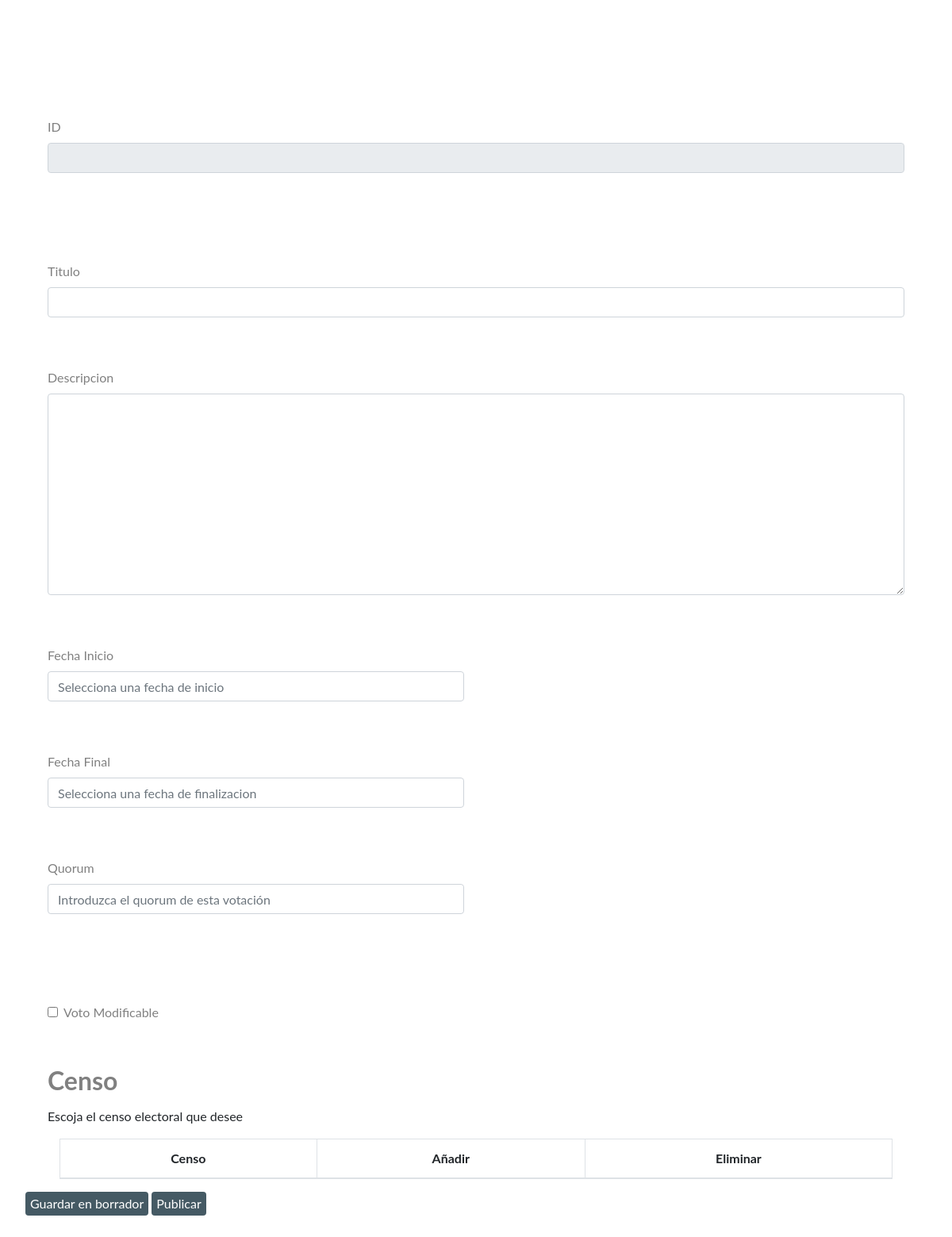
The page /index.php/secretario/modificarVotacion on the database as committed earlier.
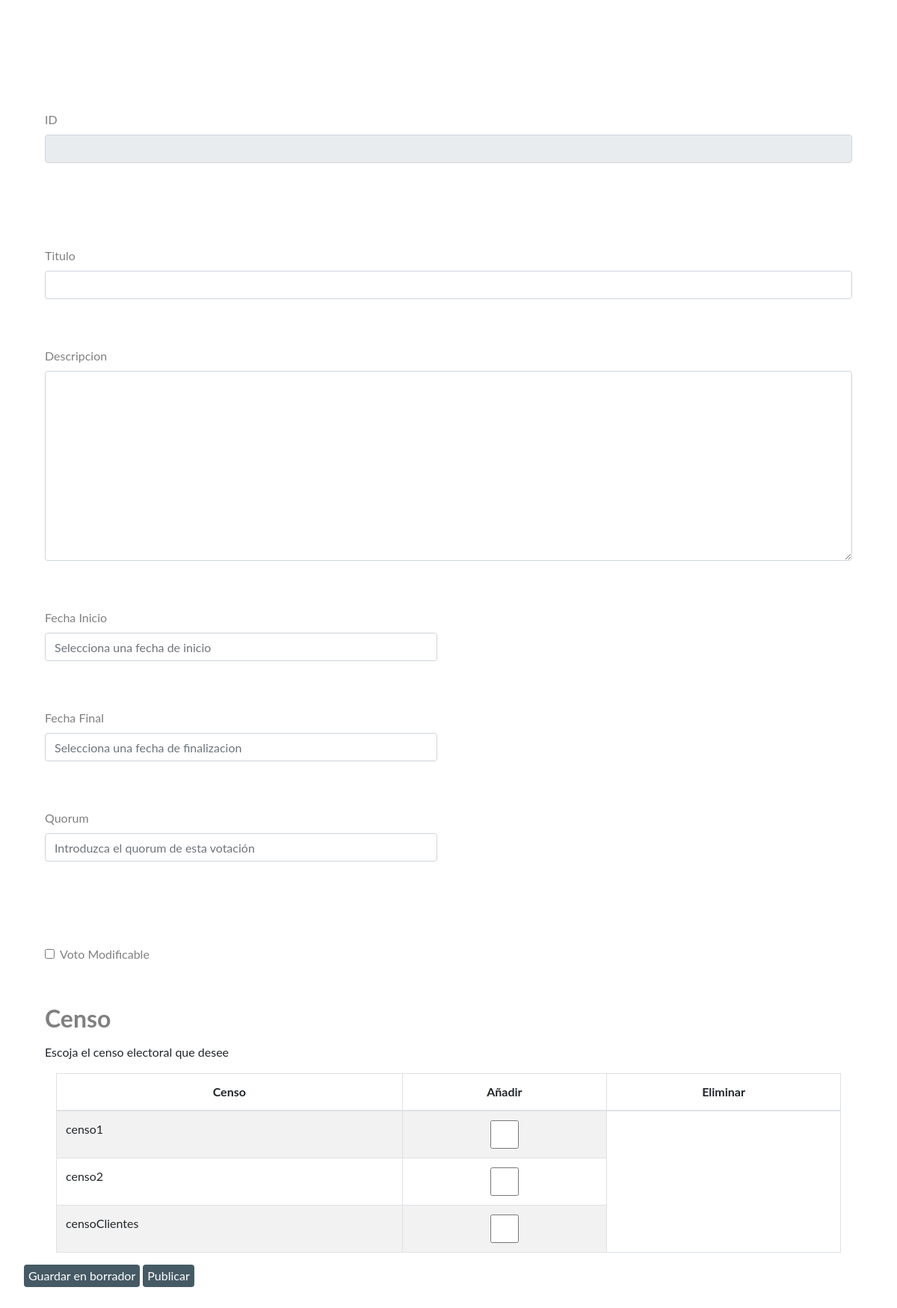
The same page on the database as committed later.
### tables this page shows
CREATE TABLE `ficheros_censo` (
  `Id` int(32) NOT NULL,
  `Nombre` varchar(200) NOT NULL
);

### application/controllers/Secretario.php (called while the page is built, shortened)
<?php
class Secretario extends CI_Controller{
  public function __construct(){
    $this->load->model('usuario_model');
    $this->load->model('votaciones_model');
    $this->load->model('mesa_model');
    $this->load->model('voto_model');
    $this->load->model('censo_model');
    $this->load->model('ponderaciones_model');
    $this->load->model('SecretariosDelegados_model');
    $this->load->library('pagination');
    $this->load->library('mailing');
  }
  public function modificarVotacion()
	{
      $id = $this->input->post('modificar');
      $votacion = $this->votaciones_model->getVotacion($id);
      $censosVotacion = $this->censo_model->getCensosfromVotacion($id);
      $nombreCensos = $this->censo_model->getCensos();
      $soloAsistentes = false;
      $esModificable = false;
      $recuentoParalelo = false;
      $cambiarOpciones = false;
      $cambiarPonderaciones = false;
      $idsAsistentes = array();
      $asistentes = array();
      $nombresVotos = NULL;
      $pondPAS = $this->votaciones_model->getPonderacionesFromGrupo($votacion->Id,1);
      $pondAlumnos = $this->votaciones_model->getPonderacionesFromGrupo($votacion->Id,2);
      $pondProfesores = $this->votaciones_model->getPonderacionesFromGrupo($votacion->Id,3);
      $datos = array(
        'censos' => $nombreCensos,
        'votaciones' => $votacion,
        'censosVotacion' => $censosVotacion,
        'pulsadoAsistentes' => $soloAsistentes,
        'pulsadoModificar' => $esModificable,
        'pulsadoRecuento' => $recuentoParalelo,
        'cambiarOpciones' => $cambiarOpciones,
        'cambiarPonderaciones' => $cambiarPonderaciones,
        'pondPAS' => $pondPAS,
        'pondAlumnos' => $pondAlumnos,
        'pondProfesores' => $pondProfesores,
        'asistentes' => $asistentes,
        'idsAsistentes' => $idsAsistentes,
        'nombresVotos' => $nombresVotos,
        'ultimoPaso' => false,
      );
      $this->load->view('secretario/modificarVotacion_view', $datos);
	}
}
?>

### index.php (called while the page is built, shortened)
<?php
require_once BASEPATH.'core/CodeIgniter.php';

### application/models/Censo_model.php (called while the page is built, shortened)
<?php
class Censo_model extends CI_Model{
  public function getCensos()
  {
    $query = $this->db->query("SELECT * from ficheros_censo");
    return $query->result();
  }
}
?>

### application/views/secretario/modificarVotacion_view.php (the view, shortened to what this page needs)
<!DOCTYPE html>
<html>
<head>
	<link href="<?php echo base_url(); ?>/assets/css/bootstrap.min.css" rel="stylesheet">
	<link href="<?php echo base_url(); ?>/assets/css/prueba.css" rel="stylesheet">
	<link href="<?php echo base_url(); ?>/assets/css/behaviour/footer.css" rel="stylesheet">
	<link href="<?php echo base_url(); ?>/assets/css/behaviour/secretario.css" rel="stylesheet">
	<link rel="stylesheet" href="https://maxcdn.bootstrapcdn.com/font-awesome/4.7.0/css/font-awesome.min.css">
	<link rel="stylesheet" href="<?php echo base_url(); ?>/assets/css/bootstrap-datetimepicker.min.css">
</head>
<body>
	<div class="container">
<br><br>
<div class = "container">
	  <?=form_open(base_url().'secretario/updateVotacion/');?>
		<div class="form-group">
			<?php
			 $atributos = array(
					'name' => 'id',
					'class' => 'form-control',
					'id' => 'id',
					'readonly'=> 'readonly',
					'value' => $votaciones->Id
			); ?>
			<?= form_label('ID','id'); ?>
			<?= form_input($atributos) ?> <br/><br/>
		</div>
		<?php
		 $atributos = array(
				'Id_TipoVotacion' => $votaciones->Id_TipoVotacion
		); ?>
		<?= form_hidden($atributos) ?> <br/><br/>
		<div class="form-group">
			<?php
			 $atributos = array(
				  'name' => 'titulo',
					'class' => 'form-control',
					'id' => 'titulo',
					'required' => true,
					'autocomplete' => 'off',
					'value' => $votaciones->Titulo
			); ?>
			<?= form_label('Titulo','titulo'); ?>
			<?= form_input($atributos) ?> <br/><br/>
		</div>
		<div class="form-group">
			<?php
			 $atributos = array(
				 'name' => 'descripcion',
					'class' => 'form-control',
					'id' => 'descripcion',
					'required' => true,
					'autocomplete' => 'off',
					'value' => $votaciones->Descripcion
			); ?>
			<?= form_label('Descripcion','descripcion'); ?>
			<?= form_textarea($atributos) ?> <br/><br/>
		</div>
		 <div class="form-group">
		  <div class="row">
		   <div class="col-sm-6">
		    <?php
		    $atributos = array(
		 		         'id' => 'fecha_inicio',
		              'name' => 'fecha_inicio',
		              'class' => 'form-control datetimepicker-input',
		              'data-toggle' => 'datetimepicker',
		              'placeholder' =>'Selecciona una fecha de inicio',
		              'setEndDate' => date('Y-m-d'),
		              'required' => true,
									'autocomplete' => 'off',
		              'value' => $votaciones->FechaInicio
		          	); ?>
		    <?= form_label('Fecha Inicio','fecha_inicio'); ?>
		    <?= form_input($atributos) ?> <br/><br/>
				</div>
		  </div>
		</div>
		<div class="form-group">
		  <div class="row">
		    <div class="col-sm-6">
		          <?php $atributos = array(
		              'id' => 'fecha_final',
		              'name' => 'fecha_final',
		              'class' => 'form-control datetimepicker-input',
		              'data-toggle' => 'datetimepicker',
		              'placeholder' =>'Selecciona una fecha de finalizacion',
		              'required' => true,
									'autocomplete' => 'off',
		              'value' => $votaciones->FechaFinal
		        	  ); ?>
		 		<?= form_label('Fecha Final','fecha_final'); ?>
		    <?= form_input($atributos) ?> <br/><br/>
		    </div>
		  </div>
		</div>
		<div class="form-group">
			<div class="row">
				<div class="col-sm-6">
			<?php
			 $atributos = array(
					'name' => 'quorum',
					'class' => 'form-control',
					'id' => 'quorum',
					'placeholder' =>'Introduzca el quorum de esta votación',
					'required' => true,
					'autocomplete' => 'off',
					'value' => $votaciones->Quorum
			); ?>
			<?= form_label('Quorum','quorum'); ?>
			<?= form_input($atributos) ?> <br/><br/>
			</div>
		</div>
	</div>
			<?php
			 $atributos = array(
					'NumOpciones' => $votaciones->NumOpciones
			); ?>
  		<?= form_hidden($atributos) ?> <br/><br/>
		<div class="form-check">
		<?php	if(isset($pulsadoModificar) && $pulsadoModificar == true) $check = 'checked';
			else{$check = false;} ?>
		<?php
		$atributos = array(
			'name' => 'esModificable',
			'class' => 'form-check-input',
			'type' => 'checkbox',
			'id' => 'esModificable',
			'value' => true,
			'checked' => $check
		);
		?>
		<?= form_checkbox($atributos); ?>
		<?= form_label('Voto Modificable','esModificable'); ?>
		</div>
	<br><br>
		<strong><h2><?= form_label('Censo',''); ?></h2></strong>
		<p> Escoja el censo electoral que desee </p>
		<div class = "container">
		  <div class="table-wrapper-scroll-y my-custom-scrollbar">
		 	  <table class="display table table-striped table-bordered" id="votaciones_admin">
		      <thead>
		        <tr>
		          <th><center>Censo<center></th>
		          <th><center>Añadir<center></th>
							<th><center>Eliminar<center></th>
		        </tr>
		      </thead>
		      <tbody>
		        <tr>
		        <?php foreach($censos as $censo){ ?>
                <td><?php echo $censo->Nombre?></td>
								<?php
								$encontrado = false;
								if(isset($_POST['censo']) && in_array($censo->Nombre, $_POST['censo'])) $checkCenso = 'checked';
								else{$checkCenso = false;}
								if(!$encontrado)
								{
									echo '<div class="form-check">';
								$atributos = array(
											'name' => 'censo[]',
											'class' => 'form-control',
											'type' => 'checkbox',
											'id' => $censo->Nombre,
											'value' => $censo->Nombre,
											'checked' => $checkCenso
									);
									echo '<td>'.form_checkbox($atributos).'</td>';
								}
								?>
							 </div>
								<?php echo '</tr>'; ?>
		        <?php }?>
		      </tbody>
		    </table>
		  </div>
	 </div>
</div>
 <div class="row">
					 <?php $atributos = array(
							 'name' => 'boton_borrador',
							 'class' => 'btn btn-primary botones',
							 'type' => 'submit',
							 'value' => 'Guardar en borrador'
					 ); ?>
				 <?= form_submit($atributos);?>
			 <?php $atributos = array(
					 'name' => 'boton_publicar',
					 'class' => 'btn btn-primary botones',
					 'type' => 'submit',
					 'value' => 'Publicar'
			 ); ?>
			  <?= form_submit($atributos);?>
			</div>
	<br><br>
</div>
</body>
</html>

### assets/css/behaviour/secretario.css (style rules this page uses)
body { position: relative !important; background-color: #ffffff !important; font-size: 16px !important; font-family: 'Lato', Arial, Helvetica, sans-serif !important; font-weight: 400 !important; -webkit-font-smoothing: antialiased !important; background-size: 50% !important; }
#tabla_secretario td,th { font-family: 'Lato', Arial, Helvetica, sans-serif; }
label { color: #808080 !important; font-family: 'Lato', Arial, Helvetica, sans-serif !important; }
h2, h4, h5, h6 { font-family: inherit; font-weight: inherit; line-height: 1.1; color: white; font-family: 'Lato', Arial, Helvetica, sans-serif; }
.botones { display: block; color: #fff; background-color: #455a64; border-color: #bdbdbd; text-decoration: none; padding: 6px 5px; margin: auto 2px; font-size: inherit; border-radius: 6; line-height: 1; border: 1px solid transparent; }

Rows that differ between the two databases and show on the page:
added ficheros_censo: Nombre "censo1"
added ficheros_censo: Nombre "censo2"
added ficheros_censo: Nombre "censoClientes"
